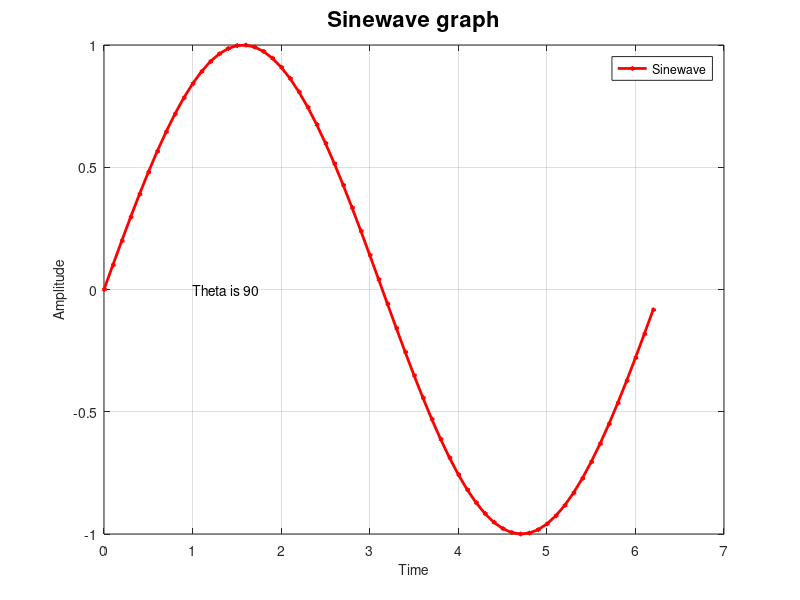

Source code (MATLAB):
t=0:0.1:2*pi;
a=sin(t);
plot(t,a, 'r<-', 'MarkerSize', 2, 'LineWidth', 2)
grid on
xlabel('Time', 'FontSize',10)
ylabel('Amplitude', 'FontSize',10)
title('Sinewave graph', 'FontSize',16)
legend('Sinewave')
text(1, 0, 'Theta is 90')
